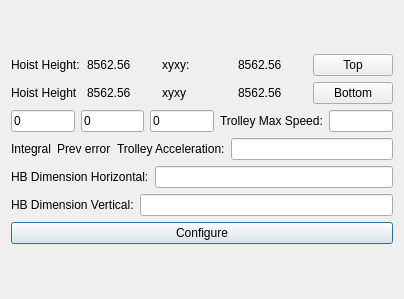
<?xml version="1.0" encoding="UTF-8"?>
<ui version="4.0">
 <class>SettingWindow</class>
 <widget class="QDialog" name="SettingWindow">
  <property name="geometry">
   <rect>
    <x>0</x>
    <y>0</y>
    <width>404</width>
    <height>299</height>
   </rect>
  </property>
  <property name="windowTitle">
   <string>Dialog</string>
  </property>
  <layout class="QVBoxLayout" name="verticalLayout">
   <item>
    <layout class="QGridLayout" name="gridLayout_2">
     <property name="sizeConstraint">
      <enum>QLayout::SetDefaultConstraint</enum>
     </property>
     <item row="4" column="0">
      <layout class="QHBoxLayout" name="horizontalLayout_4">
       <item>
        <widget class="QLabel" name="label_12">
         <property name="text">
          <string>HB Dimension Vertical:</string>
         </property>
        </widget>
       </item>
       <item>
        <widget class="QLineEdit" name="lineEdit_hb_dimension_vertical"/>
       </item>
      </layout>
     </item>
     <item row="5" column="0">
      <widget class="QPushButton" name="pushButton_configure">
       <property name="text">
        <string>Configure</string>
       </property>
      </widget>
     </item>
     <item row="1" column="0">
      <layout class="QHBoxLayout" name="horizontalLayout">
       <item>
        <widget class="QLineEdit" name="lineEdit_Kp">
         <property name="text">
          <string>0</string>
         </property>
        </widget>
       </item>
       <item>
        <widget class="QLineEdit" name="lineEdit_Ki">
         <property name="text">
          <string>0</string>
         </property>
        </widget>
       </item>
       <item>
        <widget class="QLineEdit" name="lineEdit_Kd">
         <property name="text">
          <string>0</string>
         </property>
        </widget>
       </item>
       <item>
        <widget class="QLabel" name="label_9">
         <property name="text">
          <string>Trolley Max Speed:</string>
         </property>
        </widget>
       </item>
       <item>
        <widget class="QLineEdit" name="lineEdit_trolley_max_speed"/>
       </item>
      </layout>
     </item>
     <item row="0" column="0">
      <layout class="QGridLayout" name="gridLayout">
       <item row="1" column="3">
        <widget class="QLabel" name="label_xyxy_bottom">
         <property name="text">
          <string>8562.56</string>
         </property>
        </widget>
       </item>
       <item row="1" column="2">
        <widget class="QLabel" name="label_3">
         <property name="text">
          <string>xyxy</string>
         </property>
        </widget>
       </item>
       <item row="0" column="2">
        <widget class="QLabel" name="label_2">
         <property name="text">
          <string>xyxy:</string>
         </property>
        </widget>
       </item>
       <item row="1" column="0">
        <widget class="QLabel" name="label_4">
         <property name="text">
          <string>Hoist Height</string>
         </property>
        </widget>
       </item>
       <item row="1" column="1">
        <widget class="QLabel" name="label_hoist_height_bottom">
         <property name="text">
          <string>8562.56</string>
         </property>
        </widget>
       </item>
       <item row="0" column="1">
        <widget class="QLabel" name="label_hoist_height_top">
         <property name="text">
          <string>8562.56</string>
         </property>
        </widget>
       </item>
       <item row="0" column="3">
        <widget class="QLabel" name="label_xyxy_top">
         <property name="text">
          <string>8562.56</string>
         </property>
        </widget>
       </item>
       <item row="1" column="4">
        <widget class="QPushButton" name="pushButton_bottom">
         <property name="text">
          <string>Bottom</string>
         </property>
        </widget>
       </item>
       <item row="0" column="0">
        <widget class="QLabel" name="label">
         <property name="text">
          <string>Hoist Height:</string>
         </property>
        </widget>
       </item>
       <item row="0" column="4">
        <widget class="QPushButton" name="pushButton_top">
         <property name="text">
          <string>Top</string>
         </property>
        </widget>
       </item>
      </layout>
     </item>
     <item row="3" column="0">
      <layout class="QHBoxLayout" name="horizontalLayout_3">
       <item>
        <widget class="QLabel" name="label_11">
         <property name="text">
          <string>HB Dimension Horizontal:</string>
         </property>
        </widget>
       </item>
       <item>
        <widget class="QLineEdit" name="lineEdit_hb_dimension_horizontal"/>
       </item>
      </layout>
     </item>
     <item row="2" column="0">
      <layout class="QHBoxLayout" name="horizontalLayout_2">
       <item>
        <widget class="QLabel" name="label_integral">
         <property name="text">
          <string>Integral</string>
         </property>
        </widget>
       </item>
       <item>
        <widget class="QLabel" name="label_prev_error">
         <property name="text">
          <string>Prev error</string>
         </property>
        </widget>
       </item>
       <item>
        <widget class="QLabel" name="label_10">
         <property name="text">
          <string>Trolley Acceleration:</string>
         </property>
        </widget>
       </item>
       <item>
        <widget class="QLineEdit" name="lineEdit_trolley_acc"/>
       </item>
      </layout>
     </item>
    </layout>
   </item>
  </layout>
 </widget>
 <resources/>
 <connections>
  <connection>
   <sender>pushButton_top</sender>
   <signal>clicked()</signal>
   <receiver>label_hoist_height_top</receiver>
   <slot>clear()</slot>
   <hints>
    <hint type="sourcelabel">
     <x>351</x>
     <y>22</y>
    </hint>
    <hint type="destinationlabel">
     <x>128</x>
     <y>22</y>
    </hint>
   </hints>
  </connection>
 </connections>
</ui>
